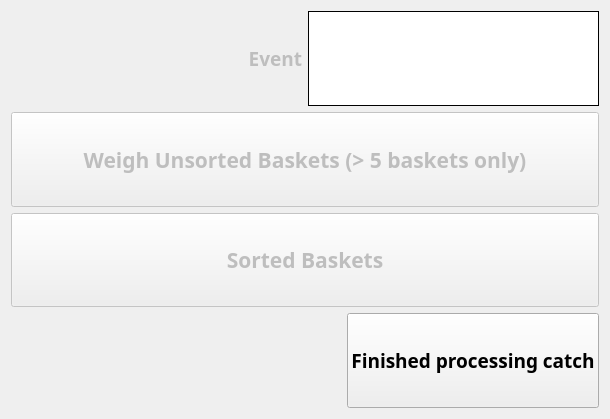
<?xml version="1.0" encoding="UTF-8"?>
<ui version="4.0">
 <class>SWFSCCatchHome</class>
 <widget class="QDialog" name="SWFSCCatchHome">
  <property name="geometry">
   <rect>
    <x>0</x>
    <y>0</y>
    <width>610</width>
    <height>419</height>
   </rect>
  </property>
  <property name="windowTitle">
   <string>CLAMS Haul Processing</string>
  </property>
  <layout class="QVBoxLayout" name="verticalLayout_4">
   <item>
    <layout class="QVBoxLayout" name="verticalLayout">
     <item>
      <layout class="QHBoxLayout" name="horizontalLayout_2">
       <item>
        <widget class="QLabel" name="haulLabel">
         <property name="enabled">
          <bool>false</bool>
         </property>
         <property name="font">
          <font>
           <family>Arial Black</family>
           <pointsize>14</pointsize>
           <weight>75</weight>
           <bold>true</bold>
          </font>
         </property>
         <property name="text">
          <string>Event</string>
         </property>
         <property name="alignment">
          <set>Qt::AlignRight|Qt::AlignTrailing|Qt::AlignVCenter</set>
         </property>
        </widget>
       </item>
       <item>
        <widget class="QLabel" name="haulNum">
         <property name="font">
          <font>
           <family>Arial Black</family>
           <pointsize>14</pointsize>
           <weight>75</weight>
           <bold>true</bold>
          </font>
         </property>
         <property name="layoutDirection">
          <enum>Qt::LeftToRight</enum>
         </property>
         <property name="styleSheet">
          <string notr="true">QWidget {
    background-color: white;
}</string>
         </property>
         <property name="frameShape">
          <enum>QFrame::Panel</enum>
         </property>
         <property name="text">
          <string/>
         </property>
        </widget>
       </item>
      </layout>
     </item>
     <item>
      <widget class="QPushButton" name="unsortedBtn">
       <property name="enabled">
        <bool>false</bool>
       </property>
       <property name="sizePolicy">
        <sizepolicy hsizetype="Minimum" vsizetype="Preferred">
         <horstretch>0</horstretch>
         <verstretch>0</verstretch>
        </sizepolicy>
       </property>
       <property name="font">
        <font>
         <family>Arial Black</family>
         <pointsize>16</pointsize>
         <weight>75</weight>
         <bold>true</bold>
        </font>
       </property>
       <property name="autoFillBackground">
        <bool>true</bool>
       </property>
       <property name="text">
        <string>Weigh Unsorted Baskets (&gt; 5 baskets only)</string>
       </property>
       <property name="checkable">
        <bool>false</bool>
       </property>
      </widget>
     </item>
     <item>
      <widget class="QPushButton" name="sortedBtn">
       <property name="enabled">
        <bool>false</bool>
       </property>
       <property name="sizePolicy">
        <sizepolicy hsizetype="Minimum" vsizetype="Preferred">
         <horstretch>0</horstretch>
         <verstretch>0</verstretch>
        </sizepolicy>
       </property>
       <property name="font">
        <font>
         <family>Arial Black</family>
         <pointsize>16</pointsize>
         <weight>75</weight>
         <bold>true</bold>
        </font>
       </property>
       <property name="autoFillBackground">
        <bool>true</bool>
       </property>
       <property name="text">
        <string>Sorted Baskets</string>
       </property>
       <property name="checkable">
        <bool>false</bool>
       </property>
      </widget>
     </item>
     <item>
      <layout class="QHBoxLayout" name="horizontalLayout">
       <item>
        <spacer name="horizontalSpacer">
         <property name="orientation">
          <enum>Qt::Horizontal</enum>
         </property>
         <property name="sizeHint" stdset="0">
          <size>
           <width>40</width>
           <height>20</height>
          </size>
         </property>
        </spacer>
       </item>
       <item>
        <widget class="QPushButton" name="doneBtn">
         <property name="sizePolicy">
          <sizepolicy hsizetype="Minimum" vsizetype="Preferred">
           <horstretch>0</horstretch>
           <verstretch>0</verstretch>
          </sizepolicy>
         </property>
         <property name="font">
          <font>
           <family>Arial Black</family>
           <pointsize>14</pointsize>
           <weight>75</weight>
           <bold>true</bold>
          </font>
         </property>
         <property name="autoFillBackground">
          <bool>true</bool>
         </property>
         <property name="text">
          <string>Finished processing catch</string>
         </property>
        </widget>
       </item>
      </layout>
     </item>
    </layout>
   </item>
  </layout>
 </widget>
 <resources/>
 <connections/>
</ui>
